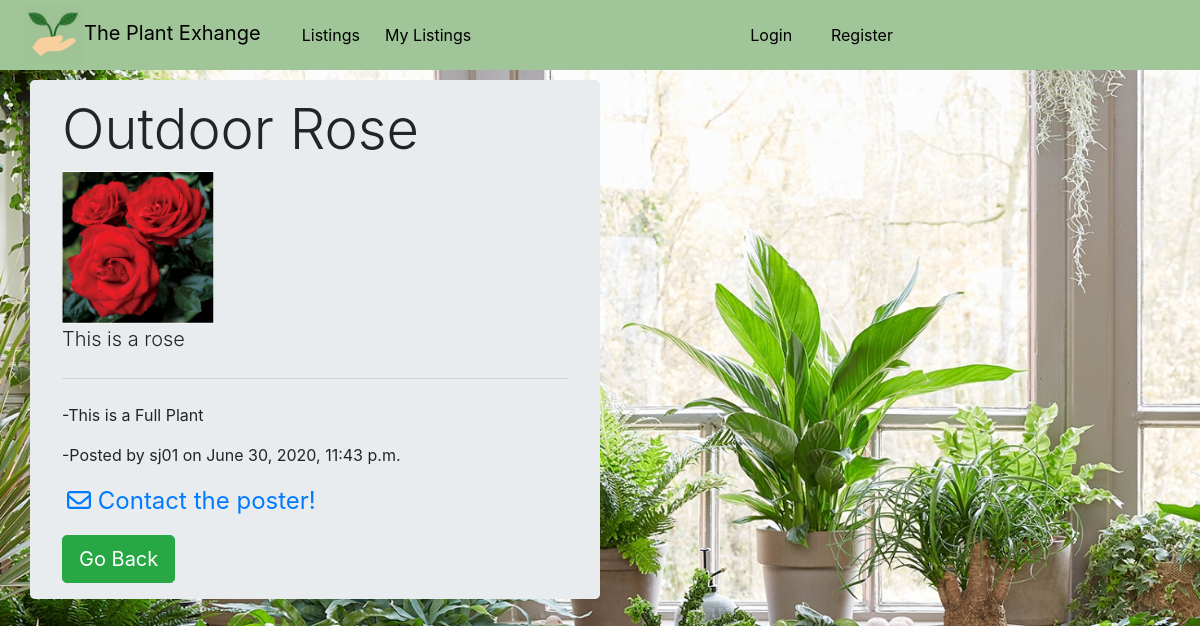
The app's page /info/14 with its own data.
### plant_exchange/models.py (models this page shows, shortened)
class Plant(models.Model):
    title = models.CharField(max_length=50)
    description = models.CharField(max_length=250, default="This is a succulent")
    display_picture = models.FileField()
    plant_type = models.CharField(max_length = 30, choices=plant_choices, default='Indoor')
    plant_shape = models.CharField(max_length = 30, choices=plant_style, default='Cutting')
    uploader = models.ForeignKey(User,on_delete=models.CASCADE, related_name="plant_uploader")
    created_at = models.DateTimeField(auto_now_add=True)
    updated_at = models.DateTimeField(auto_now=True)

### plant_exchange/views.py (the view)
# urls.py: path("info/<int:id>", views.info, name="info"),
def info(request, id):
    context = {
        'plant': Plant.objects.get(pk = id),
    }
    return render(request, 'info.html', context)

### plant_exchange/templates/info.html (shortened to what this page needs)
    {% extends "layout.html" %}
    {% block body %}
    <div class="jumbotron">
        <h1 class="display-4">{{plant.plant_type}} {{plant.title}}</h1>
        <img src="{{ plant.display_picture.url }}" class="img_info_size"/>
        <p class="lead">{{plant.description}}</p>
        <hr class="my-4">
        <p>-This is a {{plant.plant_shape}}</p>
        <p>-Posted by {{plant.uploader}} on {{plant.created_at}}</p>
        <p><a id ="mail" href="mailto:{{plant.uploader.email}}" target="_blank"
            ><i id="icon" class="far fa-envelope"></i> Contact the poster!</a></p>
        <a class="btn btn-success btn-lg" href="/" role="button">Go Back</a>
    </div>
    {% endblock %}

### plant_exchange/static/style.css (style rules this page uses)
body { background-image: url("./plants.jpg"); height: 100%; background-repeat: no-repeat; background-size: cover; margin-top: 5rem; background-attachment: fixed; }
.img_info_size { width:30% }
.jumbotron { padding: 1rem 2rem; width: 50%; }
#icon { font-size: 3vh; }
#mail { font-size: 3vh; margin-left: 1%; }

### records on screen
Plant: plant_type "Outdoor", title "Rose", display_picture (picture), description "This is a rose", plant_shape "Full Plant", uploader "sj01", created_at "June 30, 2020, 11:43 p.m."
